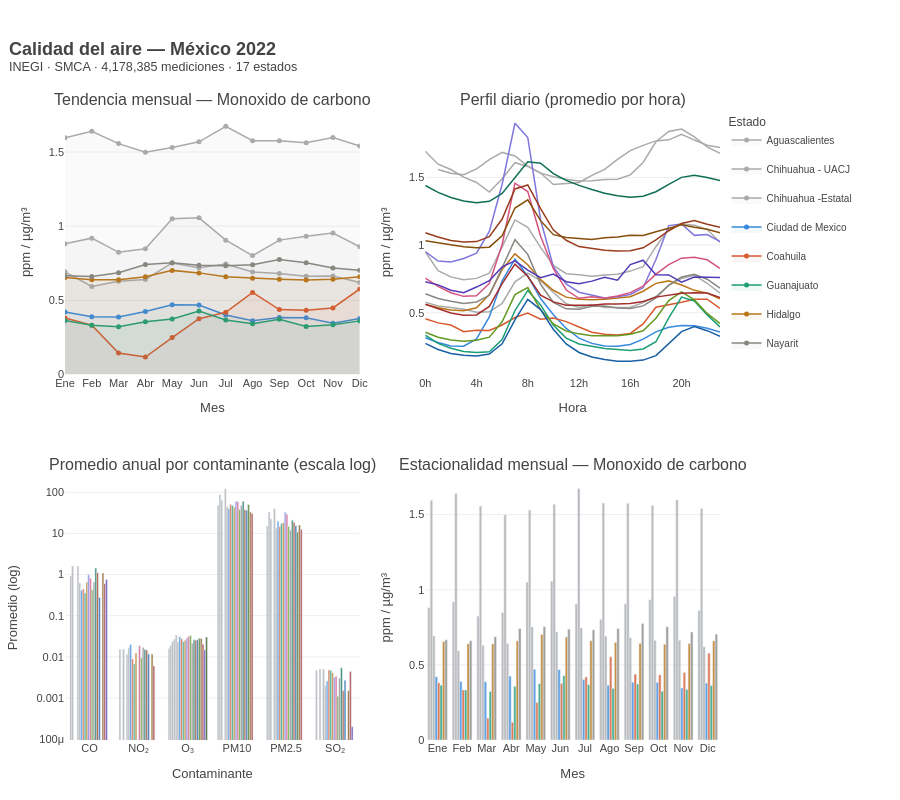

The cell this chart's notebook holds for it:
### Code cell
import pandas as pd
import plotly.express as px
import plotly.graph_objects as go
from plotly.subplots import make_subplots

# ─────────────────────────────────────────────────────────────
# 1. CARGAR DATOS
# ─────────────────────────────────────────────────────────────

archivos = [
    "../data/emisiones_mexico_parte1.csv",
    "../data/emisiones_mexico_parte2.csv",
    "../data/emisiones_mexico_parte3.csv",
    "../data/emisiones_mexico_parte4.csv",
    "../data/emisiones_mexico_parte5.csv",
]

print("Cargando archivos...")
dfs = []
for f in archivos:
    tmp = pd.read_csv(f, low_memory=False)
    print(f"  {f}: {len(tmp):,} filas")
    dfs.append(tmp)

df = pd.concat(dfs, ignore_index=True)
print(f"\nTotal combinado: {len(df):,} filas\n")

# Limpieza
df = df[df["smca"] != "Sin dato"].copy()
df = df[df["nombre_contaminante"] != "Sin dato"].copy()
df["fecha"] = pd.to_datetime(df["fecha"], errors="coerce")
df["mes"]   = df["fecha"].dt.to_period("M").astype(str)
df["hora"]  = df["hora"].fillna(0).astype(int)

print(f"Estados disponibles: {sorted(df['smca'].dropna().unique())}")
print(f"Contaminantes: {sorted(df['nombre_contaminante'].dropna().unique())}")

# ─────────────────────────────────────────────────────────────
# 2. CONFIGURACIÓN
# ─────────────────────────────────────────────────────────────
CONTAMINANTE = "Monoxido de carbono"   # ← cambia aquí

COLORES = {
    "Ciudad de Mexico": "#378ADD",
    "Coahuila":         "#D85A30",
    "Guanajuato":       "#1D9E75",
    "Hidalgo":          "#BA7517",
    "Jalisco":          "#7F77DD",
    "Mexico":           "#D4537E",
    "Morelos":          "#639922",
    "Nayarit":          "#888780",
    "Nuevo Leon":       "#0F6E56",
    "Puebla":           "#993C1D",
    "Queretaro":        "#185FA5",
    "Sonora":           "#3B6D11",
    "Tlaxcala":         "#854F0B",
    "Veracruz":         "#A32D2D",
    "Yucatan":          "#533AB7",
    "Zacatecas":        "#27500A",
}

MESES_LABELS = {
    "2022-01": "Ene", "2022-02": "Feb", "2022-03": "Mar",
    "2022-04": "Abr", "2022-05": "May", "2022-06": "Jun",
    "2022-07": "Jul", "2022-08": "Ago", "2022-09": "Sep",
    "2022-10": "Oct", "2022-11": "Nov", "2022-12": "Dic",
}

CONT_CORTO = {
    "Dioxido de azufre":              "SO₂",
    "Dioxido de nitrogeno":           "NO₂",
    "Monoxido de carbono":            "CO",
    "Ozono":                          "O₃",
    "Particulas menores a 10 micras": "PM10",
    "Particulas menores a 2.5 micras":"PM2.5",
}

# ─────────────────────────────────────────────────────────────
# 3. DATOS AGREGADOS
# ─────────────────────────────────────────────────────────────
estados = sorted(df["smca"].dropna().unique())

# Tendencia mensual
tendencia = (
    df[df["nombre_contaminante"] == CONTAMINANTE]
    .groupby(["mes", "smca"])["valor"]
    .mean().round(4).reset_index()
)
tendencia["mes_label"] = tendencia["mes"].map(MESES_LABELS)

# Perfil diario
perfil_hora = (
    df[df["nombre_contaminante"] == CONTAMINANTE]
    .groupby(["hora", "smca"])["valor"]
    .mean().round(4).reset_index()
)

# Resumen anual por estado y contaminante
resumen = (
    df.groupby(["smca", "nombre_contaminante"])["valor"]
    .mean().round(4).reset_index()
    .rename(columns={"smca": "Estado", "nombre_contaminante": "Contaminante", "valor": "Promedio"})
)
resumen["Cont_corto"] = resumen["Contaminante"].map(CONT_CORTO).fillna(resumen["Contaminante"])

# Estacionalidad
estacional = (
    df[df["nombre_contaminante"] == CONTAMINANTE]
    .groupby(["mes", "smca"])["valor"]
    .mean().round(4).reset_index()
)
estacional["mes_label"] = estacional["mes"].map(MESES_LABELS)

# ─────────────────────────────────────────────────────────────
# 4. DASHBOARD PRINCIPAL (2×2 subplots)
# ─────────────────────────────────────────────────────────────
fig = make_subplots(
    rows=2, cols=2,
    subplot_titles=(
        f"Tendencia mensual — {CONTAMINANTE}",
        "Perfil diario (promedio por hora)",
        "Promedio anual por contaminante (escala log)",
        f"Estacionalidad mensual — {CONTAMINANTE}",
    ),
    vertical_spacing=0.16,
    horizontal_spacing=0.10,
)

# ── Gráfica 1: Tendencia mensual ──────────────────────────────
for i, estado in enumerate(estados):
    sub = tendencia[tendencia["smca"] == estado].sort_values("mes")
    if sub.empty:
        continue
    color = COLORES.get(estado, "#aaaaaa")
    r, g, b = int(color[1:3],16), int(color[3:5],16), int(color[5:7],16)
    fig.add_trace(
        go.Scatter(
            x=sub["mes_label"], y=sub["valor"],
            name=estado, mode="lines+markers",
            line=dict(color=color, width=1.5),
            marker=dict(size=5, color=color),
            fill="tozeroy",
            fillcolor=f"rgba({r},{g},{b},0.06)",
            legendgroup=estado, showlegend=True,
        ),
        row=1, col=1,
    )

# ── Gráfica 2: Perfil diario ──────────────────────────────────
for estado in estados:
    sub = perfil_hora[perfil_hora["smca"] == estado].sort_values("hora")
    if sub.empty:
        continue
    color = COLORES.get(estado, "#aaaaaa")
    fig.add_trace(
        go.Scatter(
            x=sub["hora"], y=sub["valor"],
            name=estado, mode="lines",
            line=dict(color=color, width=1.5),
            legendgroup=estado, showlegend=False,
        ),
        row=1, col=2,
    )

# ── Gráfica 3: Comparativa por contaminante (log) ────────────
for estado in estados:
    sub = resumen[resumen["Estado"] == estado].sort_values("Cont_corto")
    if sub.empty:
        continue
    color = COLORES.get(estado, "#aaaaaa")
    fig.add_trace(
        go.Bar(
            x=sub["Cont_corto"], y=sub["Promedio"],
            name=estado, marker_color=color, opacity=0.8,
            legendgroup=estado, showlegend=False,
        ),
        row=2, col=1,
    )

# ── Gráfica 4: Estacionalidad (barras agrupadas) ─────────────
for estado in estados:
    sub = estacional[estacional["smca"] == estado].sort_values("mes")
    if sub.empty:
        continue
    color = COLORES.get(estado, "#aaaaaa")
    fig.add_trace(
        go.Bar(
            x=sub["mes_label"], y=sub["valor"],
            name=estado, marker_color=color, opacity=0.8,
            legendgroup=estado, showlegend=False,
        ),
        row=2, col=2,
    )

# ─────────────────────────────────────────────────────────────
# 5. LAYOUT
# ─────────────────────────────────────────────────────────────
fig.update_layout(
    title=dict(
        text=(
            "<b>Calidad del aire — México 2022</b><br>"
            "<sup>INEGI · SMCA · 4,178,385 mediciones · 17 estados</sup>"
        ),
        font=dict(size=18), x=0.01,
    ),
    height=800,
    barmode="group",
    legend=dict(
        orientation="v", x=1.01, y=1,
        font=dict(size=10),
        title=dict(text="Estado"),
    ),
    paper_bgcolor="white",
    plot_bgcolor="white",
    font=dict(family="Arial, sans-serif", size=11, color="#444"),
    margin=dict(l=60, r=180, t=110, b=60),
)

fig.update_yaxes(type="log", row=2, col=1, title_text="Promedio (log)")
fig.update_xaxes(title_text="Mes",         row=1, col=1)
fig.update_yaxes(title_text="ppm / µg/m³", row=1, col=1)
fig.update_xaxes(
    title_text="Hora", row=1, col=2,
    tickvals=list(range(0, 24, 4)),
    ticktext=[f"{h}h" for h in range(0, 24, 4)],
)
fig.update_yaxes(title_text="ppm / µg/m³", row=1, col=2)
fig.update_xaxes(title_text="Contaminante", row=2, col=1)
fig.update_xaxes(title_text="Mes",          row=2, col=2)
fig.update_yaxes(title_text="ppm / µg/m³",  row=2, col=2)

for r in [1, 2]:
    for c in [1, 2]:
        fig.update_xaxes(showgrid=False, row=r, col=c)
        fig.update_yaxes(gridcolor="#eeeeee", row=r, col=c)

fig.show()
#fig.write_html("dashboard_emisiones_17estados.html")
#print("Dashboard guardado: dashboard_emisiones_17estados.html")


# ─────────────────────────────────────────────────────────────
# 6. GRÁFICAS INDIVIDUALES EXTRAS
# ─────────────────────────────────────────────────────────────

def graficar_tendencia(cont):
    """Tendencia mensual de un contaminante para todos los estados."""
    sub = (
        df[df["nombre_contaminante"] == cont]
        .groupby(["mes", "smca"])["valor"].mean().round(4).reset_index()
    )
    sub["mes_label"] = sub["mes"].map(MESES_LABELS)
    f = px.line(
        sub, x="mes_label", y="valor", color="smca",
        color_discrete_map=COLORES,
        title=f"Tendencia mensual — {cont} (17 estados)",
        labels={"mes_label": "Mes", "valor": "Promedio", "smca": "Estado"},
        markers=True,
    )
    f.show()


def graficar_mapa_estaciones(cont):
    """Mapa de estaciones con nivel promedio del contaminante."""
    sub = (
        df[df["nombre_contaminante"] == cont]
        .groupby(["nombre_estacion", "smca", "longitud", "latitud"])["valor"]
        .mean().round(4).reset_index()
        .dropna(subset=["longitud", "latitud"])
        .rename(columns={"nombre_estacion":"Estación","smca":"Estado","valor":"Promedio"})
    )
    f = px.scatter_mapbox(
        sub, lat="latitud", lon="longitud",
        color="Promedio", size="Promedio",
        hover_name="Estación",
        hover_data={"Estado": True, "Promedio": ":.4f"},
        color_continuous_scale="YlOrRd",
        zoom=4, center={"lat": 23.6, "lon": -102.5},
        mapbox_style="open-street-map",
        title=f"Mapa de estaciones — {cont}",
        height=600,
    )
    f.show()


def graficar_boxplot(cont):
    """Distribución de valores por estado para un contaminante."""
    sub = df[df["nombre_contaminante"] == cont]
    f = px.box(
        sub, x="smca", y="valor", color="smca",
        color_discrete_map=COLORES,
        title=f"Distribución por estado — {cont}",
        labels={"smca": "Estado", "valor": "Valor medido"},
    )
    f.update_layout(showlegend=False)
    f.show()


def graficar_heatmap_hora_mes(cont, estado):
    """Heatmap hora vs mes para un contaminante y estado."""
    sub = (
        df[(df["nombre_contaminante"] == cont) & (df["smca"] == estado)]
        .groupby(["hora", "mes"])["valor"].mean().round(4).reset_index()
    )
    sub["mes_label"] = sub["mes"].map(MESES_LABELS)
    pivot = sub.pivot(index="hora", columns="mes_label", values="valor")
    mes_order = [MESES_LABELS[m] for m in sorted(MESES_LABELS) if MESES_LABELS[m] in pivot.columns]
    pivot = pivot[mes_order]
    f = px.imshow(
        pivot,
        labels=dict(x="Mes", y="Hora", color="Promedio"),
        title=f"Heatmap hora × mes — {cont} | {estado}",
        color_continuous_scale="YlOrRd",
        aspect="auto",
    )
    f.show()

### Figure 1 — Plotly figure (JSON) as saved in the notebook; plotly's stock layout.template omitted (floating-point values rounded to 4 significant figures)
{"data": [{"fill": "tozeroy", "fillcolor": "rgba(170,170,170,0.06)", "legendgroup": "Aguascalientes", "line": {"color": "#aaaaaa", "width": 1.5}, "marker": {"color": "#aaaaaa", "size": 5}, "mode": "lines+markers", "name": "Aguascalientes", "showlegend": true, "type": "scatter", "x": ["Ene", "Feb", "Mar", "Abr", "May", "Jun", "Jul", "Ago", "Sep", "Oct", "Nov", "Dic"], "xaxis": "x", "y": [0.8812, 0.9195, 0.824, 0.8478, 1.05, 1.056, 0.9061, 0.8019, 0.9063, 0.933, 0.9544, 0.8613], "yaxis": "y"}, {"fill": "tozeroy", "fillcolor": "rgba(170,170,170,0.06)", "legendgroup": "Chihuahua - UACJ", "line": {"color": "#aaaaaa", "width": 1.5}, "marker": {"color": "#aaaaaa", "size": 5}, "mode": "lines+markers", "name": "Chihuahua - UACJ", "showlegend": true, "type": "scatter", "x": ["Ene", "Feb", "Mar", "Abr", "May", "Jun", "Jul", "Ago", "Sep", "Oct", "Nov", "Dic"], "xaxis": "x", "y": [1.595, 1.639, 1.557, 1.499, 1.53, 1.569, 1.673, 1.577, 1.575, 1.562, 1.597, 1.54], "yaxis": "y"}, {"fill": "tozeroy", "fillcolor": "rgba(170,170,170,0.06)", "legendgroup": "Chihuahua -Estatal", "line": {"color": "#aaaaaa", "width": 1.5}, "marker": {"color": "#aaaaaa", "size": 5}, "mode": "lines+markers", "name": "Chihuahua -Estatal", "showlegend": true, "type": "scatter", "x": ["Ene", "Feb", "Mar", "Abr", "May", "Jun", "Jul", "Ago", "Sep", "Oct", "Nov", "Dic"], "xaxis": "x", "y": [0.6923, 0.5935, 0.6294, 0.6416, 0.7524, 0.7194, 0.7456, 0.6909, 0.681, 0.6633, 0.6638, 0.6204], "yaxis": "y"}, {"fill": "tozeroy", "fillcolor": "rgba(55,138,221,0.06)", "legendgroup": "Ciudad de Mexico", "line": {"color": "#378ADD", "width": 1.5}, "marker": {"color": "#378ADD", "size": 5}, "mode": "lines+markers", "name": "Ciudad de Mexico", "showlegend": true, "type": "scatter", "x": ["Ene", "Feb", "Mar", "Abr", "May", "Jun", "Jul", "Ago", "Sep", "Oct", "Nov", "Dic"], "xaxis": "x", "y": [0.4211, 0.3892, 0.3878, 0.425, 0.4704, 0.4686, 0.4018, 0.3635, 0.3845, 0.3834, 0.3466, 0.3782], "yaxis": "y"}, {"fill": "tozeroy", "fillcolor": "rgba(216,90,48,0.06)", "legendgroup": "Coahuila", "line": {"color": "#D85A30", "width": 1.5}, "marker": {"color": "#D85A30", "size": 5}, "mode": "lines+markers", "name": "Coahuila", "showlegend": true, "type": "scatter", "x": ["Ene", "Feb", "Mar", "Abr", "May", "Jun", "Jul", "Ago", "Sep", "Oct", "Nov", "Dic"], "xaxis": "x", "y": [0.3811, 0.3328, 0.1456, 0.1181, 0.2492, 0.3765, 0.4198, 0.5538, 0.4385, 0.4336, 0.4493, 0.5775], "yaxis": "y"}, {"fill": "tozeroy", "fillcolor": "rgba(29,158,117,0.06)", "legendgroup": "Guanajuato", "line": {"color": "#1D9E75", "width": 1.5}, "marker": {"color": "#1D9E75", "size": 5}, "mode": "lines+markers", "name": "Guanajuato", "showlegend": true, "type": "scatter", "x": ["Ene", "Feb", "Mar", "Abr", "May", "Jun", "Jul", "Ago", "Sep", "Oct", "Nov", "Dic"], "xaxis": "x", "y": [0.3651, 0.3327, 0.3223, 0.3568, 0.3746, 0.4279, 0.3682, 0.3428, 0.3724, 0.3239, 0.3365, 0.362], "yaxis": "y"}, {"fill": "tozeroy", "fillcolor": "rgba(186,117,23,0.06)", "legendgroup": "Hidalgo", "line": {"color": "#BA7517", "width": 1.5}, "marker": {"color": "#BA7517", "size": 5}, "mode": "lines+markers", "name": "Hidalgo", "showlegend": true, "type": "scatter", "x": ["Ene", "Feb", "Mar", "Abr", "May", "Jun", "Jul", "Ago", "Sep", "Oct", "Nov", "Dic"], "xaxis": "x", "y": [0.655, 0.6396, 0.6393, 0.6596, 0.7023, 0.6855, 0.6602, 0.6499, 0.643, 0.6371, 0.642, 0.6594], "yaxis": "y"}, {"fill": "tozeroy", "fillcolor": "rgba(136,135,128,0.06)", "legendgroup": "Nayarit", "line": {"color": "#888780", "width": 1.5}, "marker": {"color": "#888780", "size": 5}, "mode": "lines+markers", "name": "Nayarit", "showlegend": true, "type": "scatter", "x": ["Ene", "Feb", "Mar", "Abr", "May", "Jun", "Jul", "Ago", "Sep", "Oct", "Nov", "Dic"], "xaxis": "x", "y": [0.6665, 0.6606, 0.6869, 0.7415, 0.7539, 0.7374, 0.7332, 0.7409, 0.775, 0.7536, 0.7189, 0.7037], "yaxis": "y"}, {"legendgroup": "Aguascalientes", "line": {"color": "#aaaaaa", "width": 1.5}, "mode": "lines", "name": "Aguascalientes", "showlegend": false, "type": "scatter", "x": [0, 1, 2, 3, 4, 5, 6, 7, 8, 9, 10, 11, 12, 13, 14, 15, 16, 17, 18, 19, 20, 21, 22, 23], "xaxis": "x2", "y": [0.9502, 0.8114, 0.7653, 0.7435, 0.754, 0.7918, 0.9862, 1.186, 1.132, 0.9838, 0.8494, 0.7885, 0.7805, 0.7697, 0.7794, 0.7849, 0.808, 0.8405, 0.9884, 1.117, 1.156, 1.146, 1.117, 1.021], "yaxis": "y2"}, {"legendgroup": "Baja California - Estatal", "line": {"color": "#aaaaaa", "width": 1.5}, "mode": "lines", "name": "Baja California - Estatal", "showlegend": false, "type": "scatter", "x": [0, 1, 2, 3, 4, 5, 6, 7, 8, 9, 10, 11, 12, 13, 14, 15, 16, 17, 18, 19, 20, 21, 22, 23], "xaxis": "x2", "y": [1.695, 1.599, 1.559, 1.502, 1.463, 1.393, 1.49, 1.609, 1.582, 1.533, 1.448, 1.458, 1.463, 1.515, 1.56, 1.634, 1.698, 1.738, 1.771, 1.778, 1.82, 1.777, 1.738, 1.722], "yaxis": "y2"}, {"legendgroup": "Chihuahua - UACJ", "line": {"color": "#aaaaaa", "width": 1.5}, "mode": "lines", "name": "Chihuahua - UACJ", "showlegend": false, "type": "scatter", "x": [1, 2, 3, 4, 5, 6, 7, 8, 9, 10, 11, 12, 13, 14, 15, 16, 17, 18, 19, 20, 21, 22, 23], "xaxis": "x2", "y": [1.559, 1.531, 1.52, 1.563, 1.633, 1.685, 1.659, 1.585, 1.532, 1.506, 1.487, 1.475, 1.476, 1.485, 1.487, 1.519, 1.611, 1.764, 1.841, 1.858, 1.8, 1.726, 1.678], "yaxis": "y2"}, {"legendgroup": "Chihuahua -Estatal", "line": {"color": "#aaaaaa", "width": 1.5}, "mode": "lines", "name": "Chihuahua -Estatal", "showlegend": false, "type": "scatter", "x": [0, 1, 2, 3, 4, 5, 6, 7, 8, 9, 10, 11, 12, 13, 14, 15, 16, 17, 18, 19, 20, 21, 22, 23], "xaxis": "x2", "y": [0.5786, 0.5498, 0.5383, 0.5256, 0.504, 0.5066, 0.5685, 0.7281, 0.7928, 0.7371, 0.6498, 0.5663, 0.5397, 0.5609, 0.538, 0.5399, 0.5415, 0.5748, 0.6205, 0.7021, 0.7538, 0.7775, 0.718, 0.6447], "yaxis": "y2"}, {"legendgroup": "Ciudad de Mexico", "line": {"color": "#378ADD", "width": 1.5}, "mode": "lines", "name": "Ciudad de Mexico", "showlegend": false, "type": "scatter", "x": [0, 1, 2, 3, 4, 5, 6, 7, 8, 9, 10, 11, 12, 13, 14, 15, 16, 17, 18, 19, 20, 21, 22, 23], "xaxis": "x2", "y": [0.3147, 0.2803, 0.2548, 0.2531, 0.3067, 0.4691, 0.7361, 0.8972, 0.7702, 0.6052, 0.486, 0.3843, 0.3127, 0.2734, 0.2534, 0.2515, 0.2659, 0.3047, 0.359, 0.3924, 0.4063, 0.403, 0.3848, 0.3566], "yaxis": "y2"}, {"legendgroup": "Coahuila", "line": {"color": "#D85A30", "width": 1.5}, "mode": "lines", "name": "Coahuila", "showlegend": false, "type": "scatter", "x": [0, 1, 2, 3, 4, 5, 6, 7, 8, 9, 10, 11, 12, 13, 14, 15, 16, 17, 18, 19, 20, 21, 22, 23], "xaxis": "x2", "y": [0.455, 0.4251, 0.4089, 0.3593, 0.371, 0.3688, 0.4096, 0.4649, 0.4979, 0.4518, 0.4613, 0.4343, 0.3948, 0.3565, 0.3402, 0.335, 0.3468, 0.4175, 0.5403, 0.5574, 0.5778, 0.5998, 0.6003, 0.5323], "yaxis": "y2"}, {"legendgroup": "Guanajuato", "line": {"color": "#1D9E75", "width": 1.5}, "mode": "lines", "name": "Guanajuato", "showlegend": false, "type": "scatter", "x": [0, 1, 2, 3, 4, 5, 6, 7, 8, 9, 10, 11, 12, 13, 14, 15, 16, 17, 18, 19, 20, 21, 22, 23], "xaxis": "x2", "y": [0.3342, 0.2733, 0.2377, 0.2128, 0.2052, 0.2111, 0.301, 0.5161, 0.6652, 0.5584, 0.4072, 0.3127, 0.2688, 0.2511, 0.236, 0.2279, 0.2203, 0.2318, 0.2855, 0.4619, 0.616, 0.5868, 0.4841, 0.3956], "yaxis": "y2"}, {"legendgroup": "Hidalgo", "line": {"color": "#BA7517", "width": 1.5}, "mode": "lines", "name": "Hidalgo", "showlegend": false, "type": "scatter", "x": [0, 1, 2, 3, 4, 5, 6, 7, 8, 9, 10, 11, 12, 13, 14, 15, 16, 17, 18, 19, 20, 21, 22, 23], "xaxis": "x2", "y": [0.5619, 0.5364, 0.5199, 0.5146, 0.5363, 0.6346, 0.8192, 0.9352, 0.855, 0.7445, 0.6662, 0.6153, 0.6003, 0.5969, 0.5994, 0.6062, 0.6179, 0.6592, 0.7171, 0.7355, 0.7049, 0.6656, 0.6451, 0.6033], "yaxis": "y2"}, {"legendgroup": "Jalisco", "line": {"color": "#7F77DD", "width": 1.5}, "mode": "lines", "name": "Jalisco", "showlegend": false, "type": "scatter", "x": [0, 1, 2, 3, 4, 5, 6, 7, 8, 9, 10, 11, 12, 13, 14, 15, 16, 17, 18, 19, 20, 21, 22, 23], "xaxis": "x2", "y": [0.9525, 0.8826, 0.8746, 0.901, 0.9404, 1.101, 1.45, 1.901, 1.795, 1.188, 0.838, 0.7134, 0.652, 0.6286, 0.609, 0.6188, 0.6347, 0.6845, 0.894, 1.144, 1.156, 1.072, 1.078, 1.027], "yaxis": "y2"}, {"legendgroup": "Mexico", "line": {"color": "#D4537E", "width": 1.5}, "mode": "lines", "name": "Mexico", "showlegend": false, "type": "scatter", "x": [0, 1, 2, 3, 4, 5, 6, 7, 8, 9, 10, 11, 12, 13, 14, 15, 16, 17, 18, 19, 20, 21, 22, 23], "xaxis": "x2", "y": [0.7565, 0.6951, 0.6483, 0.6211, 0.6248, 0.7167, 1.004, 1.458, 1.396, 1.065, 0.8257, 0.6681, 0.6069, 0.6188, 0.6064, 0.6242, 0.6488, 0.6969, 0.7852, 0.8562, 0.9037, 0.9096, 0.8913, 0.828], "yaxis": "y2"}, {"legendgroup": "Morelos", "line": {"color": "#639922", "width": 1.5}, "mode": "lines", "name": "Morelos", "showlegend": false, "type": "scatter", "x": [0, 1, 2, 3, 4, 5, 6, 7, 8, 9, 10, 11, 12, 13, 14, 15, 16, 17, 18, 19, 20, 21, 22, 23], "xaxis": "x2", "y": [0.3561, 0.3188, 0.2983, 0.2886, 0.2971, 0.3192, 0.4327, 0.6342, 0.6857, 0.5227, 0.4168, 0.3655, 0.3439, 0.3305, 0.3303, 0.3308, 0.3413, 0.3672, 0.4598, 0.59, 0.6546, 0.5947, 0.4948, 0.4205], "yaxis": "y2"}, {"legendgroup": "Nayarit", "line": {"color": "#888780", "width": 1.5}, "mode": "lines", "name": "Nayarit", "showlegend": false, "type": "scatter", "x": [0, 1, 2, 3, 4, 5, 6, 7, 8, 9, 10, 11, 12, 13, 14, 15, 16, 17, 18, 19, 20, 21, 22, 23], "xaxis": "x2", "y": [0.641, 0.6049, 0.5855, 0.5687, 0.5797, 0.629, 0.8328, 1.04, 0.9318, 0.7106, 0.5763, 0.5288, 0.5252, 0.5475, 0.5496, 0.5359, 0.5321, 0.5507, 0.6106, 0.7039, 0.7642, 0.7849, 0.7478, 0.682], "yaxis": "y2"}, {"legendgroup": "Nuevo Leon", "line": {"color": "#0F6E56", "width": 1.5}, "mode": "lines", "name": "Nuevo Leon", "showlegend": false, "type": "scatter", "x": [0, 1, 2, 3, 4, 5, 6, 7, 8, 9, 10, 11, 12, 13, 14, 15, 16, 17, 18, 19, 20, 21, 22, 23], "xaxis": "x2", "y": [1.441, 1.39, 1.353, 1.326, 1.313, 1.324, 1.382, 1.502, 1.615, 1.606, 1.529, 1.478, 1.442, 1.411, 1.383, 1.365, 1.353, 1.361, 1.395, 1.449, 1.501, 1.516, 1.501, 1.477], "yaxis": "y2"}, {"legendgroup": "Puebla", "line": {"color": "#993C1D", "width": 1.5}, "mode": "lines", "name": "Puebla", "showlegend": false, "type": "scatter", "x": [0, 1, 2, 3, 4, 5, 6, 7, 8, 9, 10, 11, 12, 13, 14, 15, 16, 17, 18, 19, 20, 21, 22, 23], "xaxis": "x2", "y": [1.091, 1.06, 1.035, 1.024, 1.026, 1.063, 1.193, 1.415, 1.445, 1.269, 1.111, 1.036, 0.9891, 0.9742, 0.9625, 0.9558, 0.9581, 0.9798, 1.04, 1.106, 1.159, 1.181, 1.154, 1.133], "yaxis": "y2"}, {"legendgroup": "Queretaro", "line": {"color": "#185FA5", "width": 1.5}, "mode": "lines", "name": "Queretaro", "showlegend": false, "type": "scatter", "x": [0, 1, 2, 3, 4, 5, 6, 7, 8, 9, 10, 11, 12, 13, 14, 15, 16, 17, 18, 19, 20, 21, 22, 23], "xaxis": "x2", "y": [0.2738, 0.2282, 0.1993, 0.1854, 0.1803, 0.1952, 0.2699, 0.4472, 0.5989, 0.5236, 0.3766, 0.2693, 0.2063, 0.1734, 0.1542, 0.142, 0.1405, 0.1498, 0.1828, 0.2704, 0.3606, 0.3975, 0.3674, 0.3256], "yaxis": "y2"}, {"legendgroup": "Tlaxcala", "line": {"color": "#854F0B", "width": 1.5}, "mode": "lines", "name": "Tlaxcala", "showlegend": false, "type": "scatter", "x": [0, 1, 2, 3, 4, 5, 6, 7, 8, 9, 10, 11, 12, 13, 14, 15, 16, 17, 18, 19, 20, 21, 22, 23], "xaxis": "x2", "y": [1.032, 1.019, 1.002, 0.9883, 0.9812, 0.9849, 1.069, 1.274, 1.334, 1.181, 1.077, 1.056, 1.049, 1.042, 1.054, 1.06, 1.072, 1.071, 1.099, 1.127, 1.151, 1.132, 1.117, 1.091], "yaxis": "y2"}, {"legendgroup": "Veracruz", "line": {"color": "#A32D2D", "width": 1.5}, "mode": "lines", "name": "Veracruz", "showlegend": false, "type": "scatter", "x": [0, 1, 2, 3, 4, 5, 6, 7, 8, 9, 10, 11, 12, 13, 14, 15, 16, 17, 18, 19, 20, 21, 22, 23], "xaxis": "x2", "y": [0.5632, 0.5298, 0.4976, 0.4817, 0.4836, 0.5463, 0.715, 0.8589, 0.7699, 0.6301, 0.5801, 0.5557, 0.555, 0.5559, 0.5646, 0.5638, 0.5692, 0.583, 0.6156, 0.6302, 0.6441, 0.648, 0.6453, 0.6129], "yaxis": "y2"}, {"legendgroup": "Yucatan", "line": {"color": "#533AB7", "width": 1.5}, "mode": "lines", "name": "Yucatan", "showlegend": false, "type": "scatter", "x": [0, 1, 2, 3, 4, 5, 6, 7, 8, 9, 10, 11, 12, 13, 14, 15, 16, 17, 18, 19, 20, 21, 22, 23], "xaxis": "x2", "y": [0.7296, 0.7062, 0.6668, 0.6475, 0.69, 0.7367, 0.839, 0.8834, 0.8159, 0.7589, 0.7864, 0.7295, 0.7137, 0.7337, 0.7623, 0.7403, 0.8559, 0.8884, 0.7807, 0.7797, 0.7259, 0.7647, 0.7631, 0.76], "yaxis": "y2"}, {"legendgroup": "Aguascalientes", "marker": {"color": "#aaaaaa"}, "name": "Aguascalientes", "opacity": 0.8, "showlegend": false, "type": "bar", "x": ["CO", "NO₂", "O₃", "PM10", "PM2.5", "SO₂"], "xaxis": "x3", "y": [0.9222, 0.0153, 0.016, 48.06, 15.22, 0.0047], "yaxis": "y3"}, {"legendgroup": "Baja California - Estatal", "marker": {"color": "#aaaaaa"}, "name": "Baja California - Estatal", "opacity": 0.8, "showlegend": false, "type": "bar", "x": ["CO", "O₃", "PM10", "PM2.5"], "xaxis": "x3", "y": [1.606, 0.019, 87.36, 33.03], "yaxis": "y3"}, {"legendgroup": "Baja California - Municipal", "marker": {"color": "#aaaaaa"}, "name": "Baja California - Municipal", "opacity": 0.8, "showlegend": false, "type": "bar", "x": ["NO₂", "O₃", "PM10", "PM2.5", "SO₂"], "xaxis": "x3", "y": [0.0154, 0.0237, 63.6, 22.35, 0.0051], "yaxis": "y3"}, {"legendgroup": "Chihuahua - Ciudad Juarez", "marker": {"color": "#aaaaaa"}, "name": "Chihuahua - Ciudad Juarez", "opacity": 0.8, "showlegend": false, "type": "bar", "x": ["O₃"], "xaxis": "x3", "y": [0.0269], "yaxis": "y3"}, {"legendgroup": "Chihuahua - UACJ", "marker": {"color": "#aaaaaa"}, "name": "Chihuahua - UACJ", "opacity": 0.8, "showlegend": false, "type": "bar", "x": ["CO", "NO₂", "O₃", "PM10", "PM2.5", "SO₂"], "xaxis": "x3", "y": [1.608, 0.0116, 0.0339, 122.3, 39.84, 0.0051], "yaxis": "y3"}, {"legendgroup": "Chihuahua -Estatal", "marker": {"color": "#aaaaaa"}, "name": "Chihuahua -Estatal", "opacity": 0.8, "showlegend": false, "type": "bar", "x": ["CO", "NO₂", "O₃", "PM10", "PM2.5", "SO₂"], "xaxis": "x3", "y": [0.6188, 0.0166, 0.0229, 44.53, 13.57, 0.002], "yaxis": "y3"}, {"legendgroup": "Ciudad de Mexico", "marker": {"color": "#378ADD"}, "name": "Ciudad de Mexico", "opacity": 0.8, "showlegend": false, "type": "bar", "x": ["CO", "NO₂", "O₃", "PM10", "PM2.5", "SO₂"], "xaxis": "x3", "y": [0.4075, 0.02, 0.0306, 39.76, 19.77, 0.0026], "yaxis": "y3"}, {"legendgroup": "Coahuila", "marker": {"color": "#D85A30"}, "name": "Coahuila", "opacity": 0.8, "showlegend": false, "type": "bar", "x": ["CO", "NO₂", "O₃", "PM10", "PM2.5", "SO₂"], "xaxis": "x3", "y": [0.4449, 0.0089, 0.0276, 50.35, 14.48, 0.0048], "yaxis": "y3"}, {"legendgroup": "Guanajuato", "marker": {"color": "#1D9E75"}, "name": "Guanajuato", "opacity": 0.8, "showlegend": false, "type": "bar", "x": ["CO", "NO₂", "O₃", "PM10", "PM2.5", "SO₂"], "xaxis": "x3", "y": [0.3547, 0.0067, 0.0232, 47.38, 17.3, 0.0047], "yaxis": "y3"}, {"legendgroup": "Hidalgo", "marker": {"color": "#BA7517"}, "name": "Hidalgo", "opacity": 0.8, "showlegend": false, "type": "bar", "x": ["CO", "NO₂", "O₃", "PM10", "PM2.5", "SO₂"], "xaxis": "x3", "y": [0.6539, 0.0124, 0.0254, 43.39, 18.17, 0.0041], "yaxis": "y3"}, {"legendgroup": "Jalisco", "marker": {"color": "#7F77DD"}, "name": "Jalisco", "opacity": 0.8, "showlegend": false, "type": "bar", "x": ["CO", "O₃", "PM10", "PM2.5", "SO₂"], "xaxis": "x3", "y": [0.9904, 0.0284, 60.01, 32.72, 0.0032], "yaxis": "y3"}, {"legendgroup": "Mexico", "marker": {"color": "#D4537E"}, "name": "Mexico", "opacity": 0.8, "showlegend": false, "type": "bar", "x": ["CO", "NO₂", "O₃", "PM10", "PM2.5", "SO₂"], "xaxis": "x3", "y": [0.8117, 0.0185, 0.0313, 58.6, 28.57, 0.0034], "yaxis": "y3"}, {"legendgroup": "Morelos", "marker": {"color": "#639922"}, "name": "Morelos", "opacity": 0.8, "showlegend": false, "type": "bar", "x": ["CO", "NO₂", "O₃", "PM10", "PM2.5", "SO₂"], "xaxis": "x3", "y": [0.4249, 0.0094, 0.0329, 38.02, 14.74, 0.0011], "yaxis": "y3"}, {"legendgroup": "Nayarit", "marker": {"color": "#888780"}, "name": "Nayarit", "opacity": 0.8, "showlegend": false, "type": "bar", "x": ["CO", "NO₂", "O₃", "PM10", "PM2.5", "SO₂"], "xaxis": "x3", "y": [0.657, 0.0169, 0.0213, 47.47, 11.9, 0.003], "yaxis": "y3"}, {"legendgroup": "Nuevo Leon", "marker": {"color": "#0F6E56"}, "name": "Nuevo Leon", "opacity": 0.8, "showlegend": false, "type": "bar", "x": ["CO", "NO₂", "O₃", "PM10", "PM2.5", "SO₂"], "xaxis": "x3", "y": [1.434, 0.015, 0.026, 60.14, 20.83, 0.0054], "yaxis": "y3"}, {"legendgroup": "Puebla", "marker": {"color": "#993C1D"}, "name": "Puebla", "opacity": 0.8, "showlegend": false, "type": "bar", "x": ["CO", "NO₂", "O₃", "PM10", "PM2.5", "SO₂"], "xaxis": "x3", "y": [1.101, 0.0146, 0.0253, 37.71, 18.48, 0.0015], "yaxis": "y3"}, {"legendgroup": "Queretaro", "marker": {"color": "#185FA5"}, "name": "Queretaro", "opacity": 0.8, "showlegend": false, "type": "bar", "x": ["CO", "NO₂", "O₃", "PM10", "PM2.5", "SO₂"], "xaxis": "x3", "y": [0.2759, 0.0117, 0.0259, 36.5, 15.34, 0.0027], "yaxis": "y3"}, {"legendgroup": "Sonora", "marker": {"color": "#3B6D11"}, "name": "Sonora", "opacity": 0.8, "showlegend": false, "type": "bar", "x": ["O₃", "PM10", "PM2.5"], "xaxis": "x3", "y": [0.0283, 50.39, 10.79], "yaxis": "y3"}, {"legendgroup": "Tlaxcala", "marker": {"color": "#854F0B"}, "name": "Tlaxcala", "opacity": 0.8, "showlegend": false, "type": "bar", "x": ["CO", "NO₂", "O₃", "PM10", "PM2.5", "SO₂"], "xaxis": "x3", "y": [1.086, 0.0117, 0.028, 33.17, 15.89, 0.0015], "yaxis": "y3"}, {"legendgroup": "Veracruz", "marker": {"color": "#A32D2D"}, "name": "Veracruz", "opacity": 0.8, "showlegend": false, "type": "bar", "x": ["CO", "NO₂", "O₃", "PM10", "PM2.5", "SO₂"], "xaxis": "x3", "y": [0.6002, 0.006, 0.0203, 30.44, 12.42, 0.0044], "yaxis": "y3"}, {"legendgroup": "Yucatan", "marker": {"color": "#533AB7"}, "name": "Yucatan", "opacity": 0.8, "showlegend": false, "type": "bar", "x": ["CO", "O₃", "SO₂"], "xaxis": "x3", "y": [0.7613, 0.0146, 0.0002], "yaxis": "y3"}, {"legendgroup": "Zacatecas", "marker": {"color": "#27500A"}, "name": "Zacatecas", "opacity": 0.8, "showlegend": false, "type": "bar", "x": ["O₃"], "xaxis": "x3", "y": [0.0305], "yaxis": "y3"}, {"legendgroup": "Aguascalientes", "marker": {"color": "#aaaaaa"}, "name": "Aguascalientes", "opacity": 0.8, "showlegend": false, "type": "bar", "x": ["Ene", "Feb", "Mar", "Abr", "May", "Jun", "Jul", "Ago", "Sep", "Oct", "Nov", "Dic"], "xaxis": "x4", "y": [0.8812, 0.9195, 0.824, 0.8478, 1.05, 1.056, 0.9061, 0.8019, 0.9063, 0.933, 0.9544, 0.8613], "yaxis": "y4"}, {"legendgroup": "Chihuahua - UACJ", "marker": {"color": "#aaaaaa"}, "name": "Chihuahua - UACJ", "opacity": 0.8, "showlegend": false, "type": "bar", "x": ["Ene", "Feb", "Mar", "Abr", "May", "Jun", "Jul", "Ago", "Sep", "Oct", "Nov", "Dic"], "xaxis": "x4", "y": [1.595, 1.639, 1.557, 1.499, 1.53, 1.569, 1.673, 1.577, 1.575, 1.562, 1.597, 1.54], "yaxis": "y4"}, {"legendgroup": "Chihuahua -Estatal", "marker": {"color": "#aaaaaa"}, "name": "Chihuahua -Estatal", "opacity": 0.8, "showlegend": false, "type": "bar", "x": ["Ene", "Feb", "Mar", "Abr", "May", "Jun", "Jul", "Ago", "Sep", "Oct", "Nov", "Dic"], "xaxis": "x4", "y": [0.6923, 0.5935, 0.6294, 0.6416, 0.7524, 0.7194, 0.7456, 0.6909, 0.681, 0.6633, 0.6638, 0.6204], "yaxis": "y4"}, {"legendgroup": "Ciudad de Mexico", "marker": {"color": "#378ADD"}, "name": "Ciudad de Mexico", "opacity": 0.8, "showlegend": false, "type": "bar", "x": ["Ene", "Feb", "Mar", "Abr", "May", "Jun", "Jul", "Ago", "Sep", "Oct", "Nov", "Dic"], "xaxis": "x4", "y": [0.4211, 0.3892, 0.3878, 0.425, 0.4704, 0.4686, 0.4018, 0.3635, 0.3845, 0.3834, 0.3466, 0.3782], "yaxis": "y4"}, {"legendgroup": "Coahuila", "marker": {"color": "#D85A30"}, "name": "Coahuila", "opacity": 0.8, "showlegend": false, "type": "bar", "x": ["Ene", "Feb", "Mar", "Abr", "May", "Jun", "Jul", "Ago", "Sep", "Oct", "Nov", "Dic"], "xaxis": "x4", "y": [0.3811, 0.3328, 0.1456, 0.1181, 0.2492, 0.3765, 0.4198, 0.5538, 0.4385, 0.4336, 0.4493, 0.5775], "yaxis": "y4"}, {"legendgroup": "Guanajuato", "marker": {"color": "#1D9E75"}, "name": "Guanajuato", "opacity": 0.8, "showlegend": false, "type": "bar", "x": ["Ene", "Feb", "Mar", "Abr", "May", "Jun", "Jul", "Ago", "Sep", "Oct", "Nov", "Dic"], "xaxis": "x4", "y": [0.3651, 0.3327, 0.3223, 0.3568, 0.3746, 0.4279, 0.3682, 0.3428, 0.3724, 0.3239, 0.3365, 0.362], "yaxis": "y4"}, {"legendgroup": "Hidalgo", "marker": {"color": "#BA7517"}, "name": "Hidalgo", "opacity": 0.8, "showlegend": false, "type": "bar", "x": ["Ene", "Feb", "Mar", "Abr", "May", "Jun", "Jul", "Ago", "Sep", "Oct", "Nov", "Dic"], "xaxis": "x4", "y": [0.655, 0.6396, 0.6393, 0.6596, 0.7023, 0.6855, 0.6602, 0.6499, 0.643, 0.6371, 0.642, 0.6594], "yaxis": "y4"}, {"legendgroup": "Nayarit", "marker": {"color": "#888780"}, "name": "Nayarit", "opacity": 0.8, "showlegend": false, "type": "bar", "x": ["Ene", "Feb", "Mar", "Abr", "May", "Jun", "Jul", "Ago", "Sep", "Oct", "Nov", "Dic"], "xaxis": "x4", "y": [0.6665, 0.6606, 0.6869, 0.7415, 0.7539, 0.7374, 0.7332, 0.7409, 0.775, 0.7536, 0.7189, 0.7037], "yaxis": "y4"}], "layout": {"annotations": [{"font": {"size": 16}, "showarrow": false, "text": "Tendencia mensual — Monoxido de carbono", "x": 0.225, "xanchor": "center", "xref": "paper", "y": 1, "yanchor": "bottom", "yref": "paper"}, {"font": {"size": 16}, "showarrow": false, "text": "Perfil diario (promedio por hora)", "x": 0.775, "xanchor": "center", "xref": "paper", "y": 1, "yanchor": "bottom", "yref": "paper"}, {"font": {"size": 16}, "showarrow": false, "text": "Promedio anual por contaminante (escala log)", "x": 0.225, "xanchor": "center", "xref": "paper", "y": 0.42, "yanchor": "bottom", "yref": "paper"}, {"font": {"size": 16}, "showarrow": false, "text": "Estacionalidad mensual — Monoxido de carbono", "x": 0.775, "xanchor": "center", "xref": "paper", "y": 0.42, "yanchor": "bottom", "yref": "paper"}], "barmode": "group", "font": {"color": "#444", "family": "Arial, sans-serif", "size": 11}, "height": 800, "legend": {"font": {"size": 10}, "orientation": "v", "title": {"text": "Estado"}, "x": 1.01, "y": 1}, "margin": {"b": 60, "l": 60, "r": 180, "t": 110}, "paper_bgcolor": "white", "plot_bgcolor": "white", "title": {"font": {"size": 18}, "text": "<b>Calidad del aire — México 2022</b><br><sup>INEGI · SMCA · 4,178,385 mediciones · 17 estados</sup>", "x": 0.01}, "xaxis": {"anchor": "y", "domain": [0, 0.45], "showgrid": false, "title": {"text": "Mes"}}, "xaxis2": {"anchor": "y2", "domain": [0.55, 1], "showgrid": false, "ticktext": ["0h", "4h", "8h", "12h", "16h", "20h"], "tickvals": [0, 4, 8, 12, 16, 20], "title": {"text": "Hora"}}, "xaxis3": {"anchor": "y3", "domain": [0, 0.45], "showgrid": false, "title": {"text": "Contaminante"}}, "xaxis4": {"anchor": "y4", "domain": [0.55, 1], "showgrid": false, "title": {"text": "Mes"}}, "yaxis": {"anchor": "x", "domain": [0.58, 1], "gridcolor": "#eeeeee", "title": {"text": "ppm / µg/m³"}}, "yaxis2": {"anchor": "x2", "domain": [0.58, 1], "gridcolor": "#eeeeee", "title": {"text": "ppm / µg/m³"}}, "yaxis3": {"anchor": "x3", "domain": [0, 0.42], "gridcolor": "#eeeeee", "title": {"text": "Promedio (log)"}, "type": "log"}, "yaxis4": {"anchor": "x4", "domain": [0, 0.42], "gridcolor": "#eeeeee", "title": {"text": "ppm / µg/m³"}}}}
